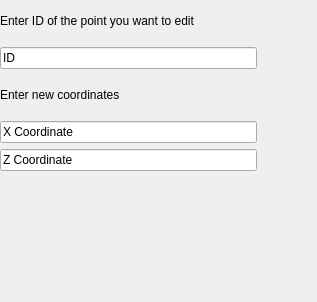
<?xml version="1.0" encoding="UTF-8"?>
<ui version="4.0">
 <class>DeletePointsLayout</class>
 <widget class="QWidget" name="DeletePointsLayout">
  <property name="geometry">
   <rect>
    <x>0</x>
    <y>0</y>
    <width>317</width>
    <height>302</height>
   </rect>
  </property>
  <property name="windowTitle">
   <string>Form</string>
  </property>
  <widget class="QWidget" name="verticalLayoutWidget">
   <property name="geometry">
    <rect>
     <x>0</x>
     <y>0</y>
     <width>257</width>
     <height>171</height>
    </rect>
   </property>
   <layout class="QVBoxLayout" name="verticalLayout">
    <item>
     <layout class="QVBoxLayout" name="mainLayout">
      <item>
       <widget class="QLabel" name="label">
        <property name="text">
         <string>Enter ID of the point you want to edit</string>
        </property>
       </widget>
      </item>
      <item>
       <widget class="QLineEdit" name="pointToEditLineEdit">
        <property name="text">
         <string>ID</string>
        </property>
       </widget>
      </item>
      <item>
       <widget class="QLabel" name="label_2">
        <property name="text">
         <string>Enter new coordinates</string>
        </property>
       </widget>
      </item>
      <item>
       <widget class="QLineEdit" name="xEditLineEdit">
        <property name="text">
         <string>X Coordinate</string>
        </property>
       </widget>
      </item>
      <item>
       <widget class="QLineEdit" name="zEditLineEdit">
        <property name="text">
         <string>Z Coordinate</string>
        </property>
       </widget>
      </item>
     </layout>
    </item>
   </layout>
  </widget>
 </widget>
 <resources/>
 <connections/>
</ui>
